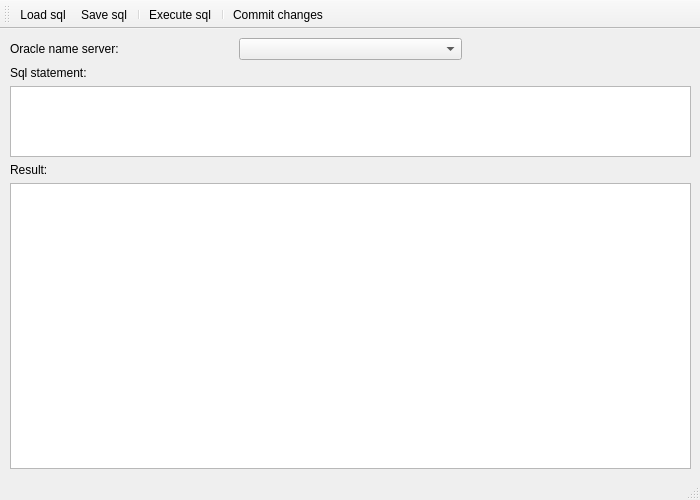
<?xml version="1.0" encoding="UTF-8"?>
<ui version="4.0">
 <class>oracle_my_sql_window</class>
 <widget class="QMainWindow" name="oracle_my_sql_window">
  <property name="geometry">
   <rect>
    <x>0</x>
    <y>0</y>
    <width>700</width>
    <height>500</height>
   </rect>
  </property>
  <property name="windowTitle">
   <string>Oracle My Sql</string>
  </property>
  <property name="windowIcon">
   <iconset resource="resource.qrc">
    <normaloff>:/icons/icons/MGrep.ico</normaloff>:/icons/icons/MGrep.ico</iconset>
  </property>
  <widget class="QWidget" name="centralwidget">
   <property name="sizePolicy">
    <sizepolicy hsizetype="Expanding" vsizetype="Expanding">
     <horstretch>0</horstretch>
     <verstretch>0</verstretch>
    </sizepolicy>
   </property>
   <layout class="QGridLayout" name="gridLayout">
    <property name="leftMargin">
     <number>10</number>
    </property>
    <item row="5" column="0">
     <widget class="QLabel" name="l_search1">
      <property name="text">
       <string>Sql statement:</string>
      </property>
      <property name="buddy">
       <cstring>e_sql</cstring>
      </property>
     </widget>
    </item>
    <item row="4" column="0">
     <widget class="QLabel" name="l_server_name">
      <property name="text">
       <string>Oracle name server:</string>
      </property>
      <property name="buddy">
       <cstring>e_server_name</cstring>
      </property>
     </widget>
    </item>
    <item row="6" column="0" colspan="3">
     <widget class="QTextEdit" name="e_sql">
      <property name="sizePolicy">
       <sizepolicy hsizetype="Expanding" vsizetype="Expanding">
        <horstretch>0</horstretch>
        <verstretch>20</verstretch>
       </sizepolicy>
      </property>
      <property name="font">
       <font>
        <family>Courier</family>
        <pointsize>10</pointsize>
       </font>
      </property>
     </widget>
    </item>
    <item row="9" column="0">
     <widget class="QLabel" name="l_result">
      <property name="text">
       <string>Result:</string>
      </property>
      <property name="buddy">
       <cstring>o_table</cstring>
      </property>
     </widget>
    </item>
    <item row="10" column="0" colspan="3">
     <widget class="QTableWidget" name="o_table">
      <property name="sizePolicy">
       <sizepolicy hsizetype="Expanding" vsizetype="Expanding">
        <horstretch>0</horstretch>
        <verstretch>80</verstretch>
       </sizepolicy>
      </property>
      <property name="alternatingRowColors">
       <bool>true</bool>
      </property>
      <property name="sortingEnabled">
       <bool>true</bool>
      </property>
     </widget>
    </item>
    <item row="4" column="1">
     <widget class="QComboBox" name="e_server_name"/>
    </item>
   </layout>
  </widget>
  <widget class="QToolBar" name="toolBar">
   <property name="windowTitle">
    <string>toolBar</string>
   </property>
   <attribute name="toolBarArea">
    <enum>TopToolBarArea</enum>
   </attribute>
   <attribute name="toolBarBreak">
    <bool>false</bool>
   </attribute>
   <addaction name="actionLoad_sql"/>
   <addaction name="actionSave_sql"/>
   <addaction name="separator"/>
   <addaction name="actionExecute_sql"/>
   <addaction name="separator"/>
   <addaction name="actionCommit"/>
  </widget>
  <widget class="QStatusBar" name="statusBar"/>
  <action name="actionLoad_sql">
   <property name="icon">
    <iconset resource="resource.qrc">
     <normaloff>:/icons/icons/folder.gif</normaloff>:/icons/icons/folder.gif</iconset>
   </property>
   <property name="text">
    <string>Load sql</string>
   </property>
   <property name="toolTip">
    <string>Load a file sql</string>
   </property>
  </action>
  <action name="actionSave_sql">
   <property name="icon">
    <iconset resource="resource.qrc">
     <normaloff>:/icons/icons/disk.gif</normaloff>:/icons/icons/disk.gif</iconset>
   </property>
   <property name="text">
    <string>Save sql</string>
   </property>
   <property name="toolTip">
    <string>Save sql into a file</string>
   </property>
  </action>
  <action name="actionExecute_sql">
   <property name="icon">
    <iconset resource="resource.qrc">
     <normaloff>:/icons/icons/go.gif</normaloff>:/icons/icons/go.gif</iconset>
   </property>
   <property name="text">
    <string>Execute sql</string>
   </property>
   <property name="toolTip">
    <string>Execute de sql statement</string>
   </property>
   <property name="shortcut">
    <string>F5</string>
   </property>
  </action>
  <action name="actionCommit">
   <property name="icon">
    <iconset resource="resource.qrc">
     <normaloff>:/icons/icons/confirm.gif</normaloff>:/icons/icons/confirm.gif</iconset>
   </property>
   <property name="text">
    <string>Commit changes</string>
   </property>
   <property name="toolTip">
    <string>Commit the changes on the sql results</string>
   </property>
  </action>
 </widget>
 <tabstops>
  <tabstop>e_sql</tabstop>
  <tabstop>o_table</tabstop>
 </tabstops>
 <resources>
  <include location="resource.qrc"/>
 </resources>
 <connections>
  <connection>
   <sender>actionLoad_sql</sender>
   <signal>triggered()</signal>
   <receiver>oracle_my_sql_window</receiver>
   <slot>slot_load()</slot>
   <hints>
    <hint type="sourcelabel">
     <x>-1</x>
     <y>-1</y>
    </hint>
    <hint type="destinationlabel">
     <x>349</x>
     <y>249</y>
    </hint>
   </hints>
  </connection>
  <connection>
   <sender>actionSave_sql</sender>
   <signal>triggered()</signal>
   <receiver>oracle_my_sql_window</receiver>
   <slot>slot_save()</slot>
   <hints>
    <hint type="sourcelabel">
     <x>-1</x>
     <y>-1</y>
    </hint>
    <hint type="destinationlabel">
     <x>349</x>
     <y>249</y>
    </hint>
   </hints>
  </connection>
  <connection>
   <sender>actionExecute_sql</sender>
   <signal>triggered()</signal>
   <receiver>oracle_my_sql_window</receiver>
   <slot>slot_execute()</slot>
   <hints>
    <hint type="sourcelabel">
     <x>-1</x>
     <y>-1</y>
    </hint>
    <hint type="destinationlabel">
     <x>349</x>
     <y>249</y>
    </hint>
   </hints>
  </connection>
  <connection>
   <sender>actionCommit</sender>
   <signal>triggered()</signal>
   <receiver>oracle_my_sql_window</receiver>
   <slot>slot_commit()</slot>
   <hints>
    <hint type="sourcelabel">
     <x>-1</x>
     <y>-1</y>
    </hint>
    <hint type="destinationlabel">
     <x>349</x>
     <y>249</y>
    </hint>
   </hints>
  </connection>
  <connection>
   <sender>e_server_name</sender>
   <signal>currentIndexChanged(int)</signal>
   <receiver>oracle_my_sql_window</receiver>
   <slot>slot_connect()</slot>
   <hints>
    <hint type="sourcelabel">
     <x>349</x>
     <y>61</y>
    </hint>
    <hint type="destinationlabel">
     <x>349</x>
     <y>249</y>
    </hint>
   </hints>
  </connection>
 </connections>
 <slots>
  <slot>slot_load()</slot>
  <slot>slot_save()</slot>
  <slot>slot_execute()</slot>
  <slot>slot_commit()</slot>
  <slot>slot_connect()</slot>
 </slots>
</ui>
